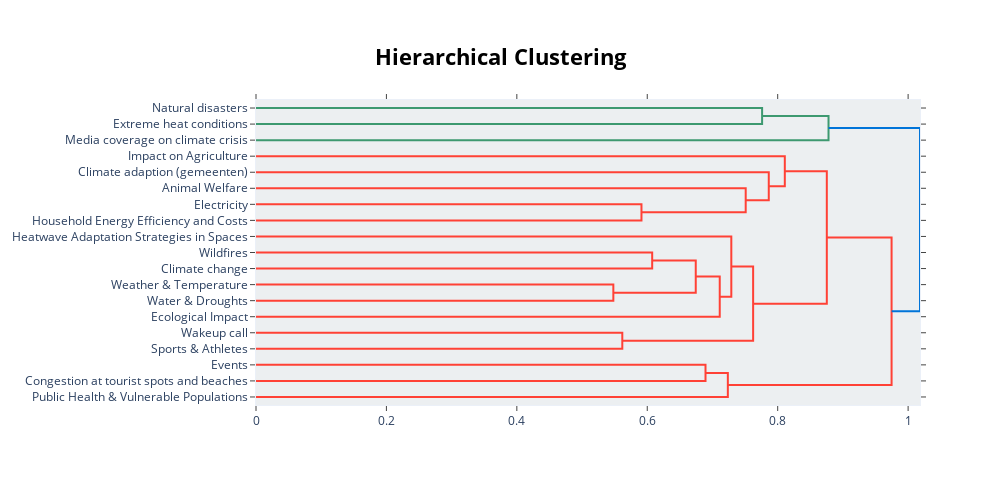

The cell this chart's notebook holds for it:
### Code cell
topic_model.visualize_hierarchy(topics=relevant_topics, custom_labels=True)

### Figure 1 — Plotly figure (JSON) as saved in the notebook; plotly's stock layout.template omitted (floating-point values rounded to 4 significant figures)
{"data": [{"hoverinfo": "text", "marker": {"color": "rgb(61,153,112)"}, "mode": "lines", "type": "scatter", "x": [0, 0.7761, 0.7761, 0], "xaxis": "x", "y": [-5, -5, -15, -15], "yaxis": "y"}, {"hoverinfo": "text", "marker": {"color": "rgb(61,153,112)"}, "mode": "lines", "type": "scatter", "x": [0.7761, 0.8779, 0.8779, 0], "xaxis": "x", "y": [-10, -10, -25, -25], "yaxis": "y"}, {"hoverinfo": "text", "marker": {"color": "rgb(255,65,54)"}, "mode": "lines", "type": "scatter", "x": [0, 0.5911, 0.5911, 0], "xaxis": "x", "y": [-65, -65, -75, -75], "yaxis": "y"}, {"hoverinfo": "text", "marker": {"color": "rgb(255,65,54)"}, "mode": "lines", "type": "scatter", "x": [0, 0.7509, 0.7509, 0.5911], "xaxis": "x", "y": [-55, -55, -70, -70], "yaxis": "y"}, {"hoverinfo": "text", "marker": {"color": "rgb(255,65,54)"}, "mode": "lines", "type": "scatter", "x": [0, 0.7863, 0.7863, 0.7509], "xaxis": "x", "y": [-45, -45, -62.5, -62.5], "yaxis": "y"}, {"hoverinfo": "text", "marker": {"color": "rgb(255,65,54)"}, "mode": "lines", "type": "scatter", "x": [0, 0.8109, 0.8109, 0.7863], "xaxis": "x", "y": [-35, -35, -53.75, -53.75], "yaxis": "y"}, {"hoverinfo": "text", "marker": {"color": "rgb(255,65,54)"}, "mode": "lines", "type": "scatter", "x": [0, 0.6075, 0.6075, 0], "xaxis": "x", "y": [-95, -95, -105, -105], "yaxis": "y"}, {"hoverinfo": "text", "marker": {"color": "rgb(255,65,54)"}, "mode": "lines", "type": "scatter", "x": [0, 0.548, 0.548, 0], "xaxis": "x", "y": [-115, -115, -125, -125], "yaxis": "y"}, {"hoverinfo": "text", "marker": {"color": "rgb(255,65,54)"}, "mode": "lines", "type": "scatter", "x": [0.6075, 0.6744, 0.6744, 0.548], "xaxis": "x", "y": [-100, -100, -120, -120], "yaxis": "y"}, {"hoverinfo": "text", "marker": {"color": "rgb(255,65,54)"}, "mode": "lines", "type": "scatter", "x": [0.6744, 0.7111, 0.7111, 0], "xaxis": "x", "y": [-110, -110, -135, -135], "yaxis": "y"}, {"hoverinfo": "text", "marker": {"color": "rgb(255,65,54)"}, "mode": "lines", "type": "scatter", "x": [0, 0.7289, 0.7289, 0.7111], "xaxis": "x", "y": [-85, -85, -122.5, -122.5], "yaxis": "y"}, {"hoverinfo": "text", "marker": {"color": "rgb(255,65,54)"}, "mode": "lines", "type": "scatter", "x": [0, 0.5617, 0.5617, 0], "xaxis": "x", "y": [-145, -145, -155, -155], "yaxis": "y"}, {"hoverinfo": "text", "marker": {"color": "rgb(255,65,54)"}, "mode": "lines", "type": "scatter", "x": [0.7289, 0.7623, 0.7623, 0.5617], "xaxis": "x", "y": [-103.8, -103.8, -150, -150], "yaxis": "y"}, {"hoverinfo": "text", "marker": {"color": "rgb(255,65,54)"}, "mode": "lines", "type": "scatter", "x": [0.8109, 0.8753, 0.8753, 0.7623], "xaxis": "x", "y": [-44.38, -44.38, -126.9, -126.9], "yaxis": "y"}, {"hoverinfo": "text", "marker": {"color": "rgb(255,65,54)"}, "mode": "lines", "type": "scatter", "x": [0, 0.6893, 0.6893, 0], "xaxis": "x", "y": [-165, -165, -175, -175], "yaxis": "y"}, {"hoverinfo": "text", "marker": {"color": "rgb(255,65,54)"}, "mode": "lines", "type": "scatter", "x": [0.6893, 0.7236, 0.7236, 0], "xaxis": "x", "y": [-170, -170, -185, -185], "yaxis": "y"}, {"hoverinfo": "text", "marker": {"color": "rgb(255,65,54)"}, "mode": "lines", "type": "scatter", "x": [0.8753, 0.9746, 0.9746, 0.7236], "xaxis": "x", "y": [-85.62, -85.62, -177.5, -177.5], "yaxis": "y"}, {"hoverinfo": "text", "marker": {"color": "rgb(0,116,217)"}, "mode": "lines", "type": "scatter", "x": [0.8779, 1.018, 1.018, 0.9746], "xaxis": "x", "y": [-17.5, -17.5, -131.6, -131.6], "yaxis": "y"}], "layout": {"autosize": false, "height": 485, "hoverlabel": {"bgcolor": "white", "font": {"family": "Rockwell", "size": 16}}, "hovermode": "closest", "plot_bgcolor": "#ECEFF1", "showlegend": false, "title": {"font": {"color": "Black", "size": 22}, "text": "<b>Hierarchical Clustering</b>", "x": 0.5, "xanchor": "center", "yanchor": "top"}, "width": 1000, "xaxis": {"mirror": "allticks", "rangemode": "tozero", "showgrid": false, "showline": true, "showticklabels": true, "ticks": "outside", "type": "linear", "zeroline": false}, "yaxis": {"mirror": "allticks", "range": [-190, 0], "rangemode": "tozero", "showgrid": false, "showline": true, "showticklabels": true, "tickmode": "array", "ticks": "outside", "ticktext": ["Natural disasters", "Extreme heat conditions", "Media coverage on climate crisis", "Impact on Agriculture", "Climate adaption (gemeenten)", "Animal Welfare", "Electricity", "Household Energy Efficiency and Costs", "Heatwave Adaptation Strategies in Spaces", "Wildfires", "Climate change", "Weather & Temperature", "Water & Droughts", "Ecological Impact", "Wakeup call", "Sports & Athletes", "Events", "Congestion at tourist spots and beaches", "Public Health & Vulnerable Populations"], "tickvals": [-5, -15, -25, -35, -45, -55, -65, -75, -85, -95, -105, -115, -125, -135, -145, -155, -165, -175, -185], "type": "linear", "zeroline": false}}}
